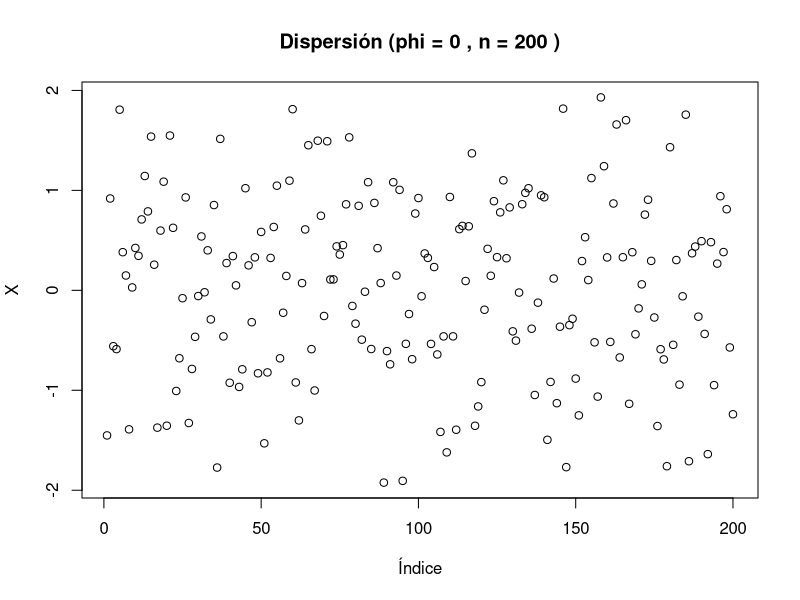
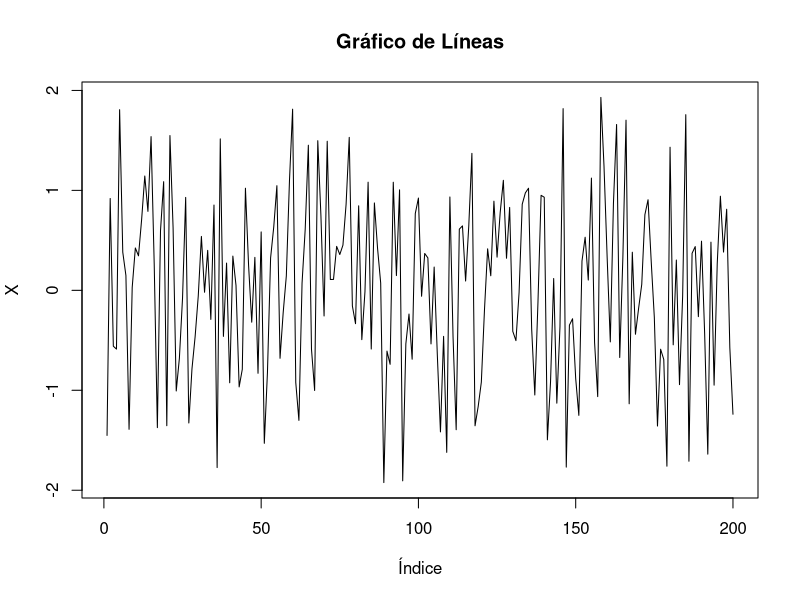
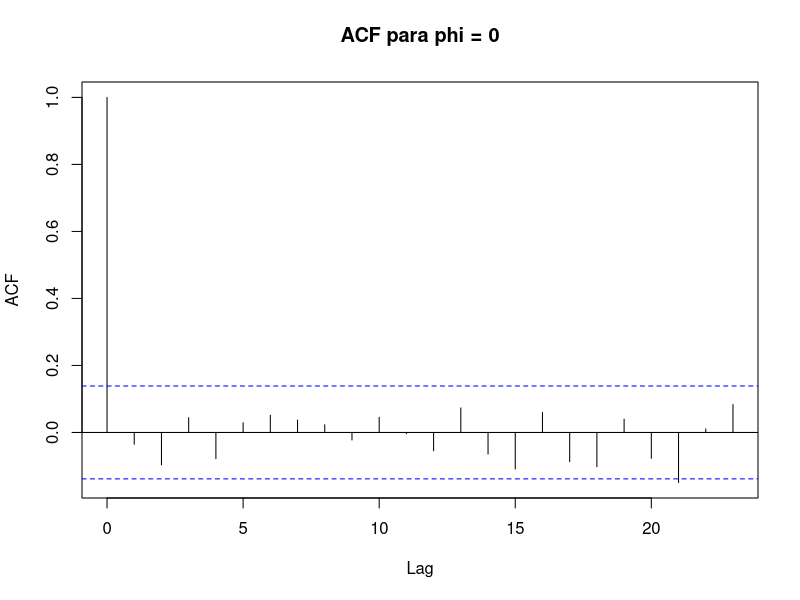
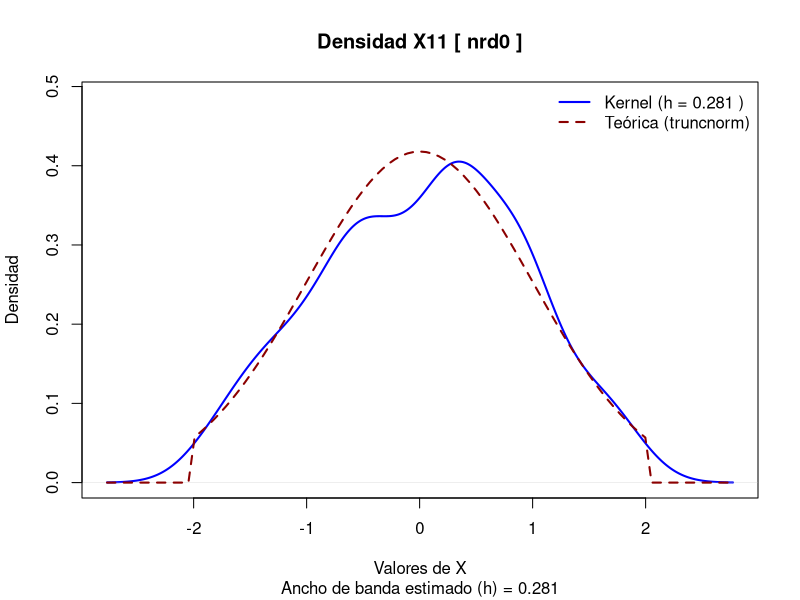
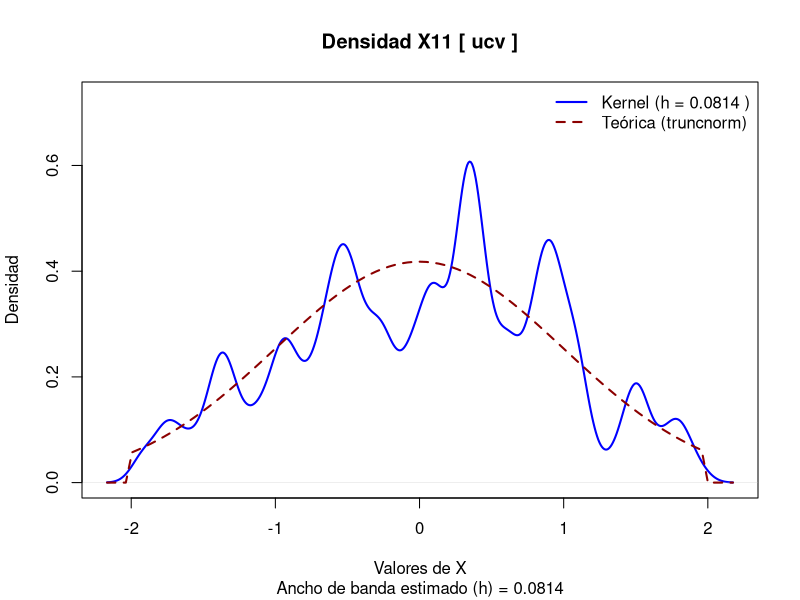
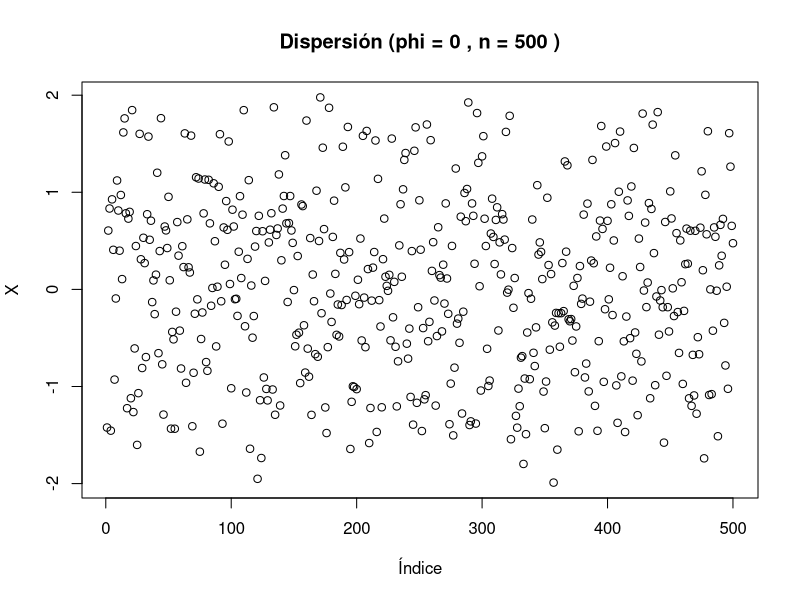
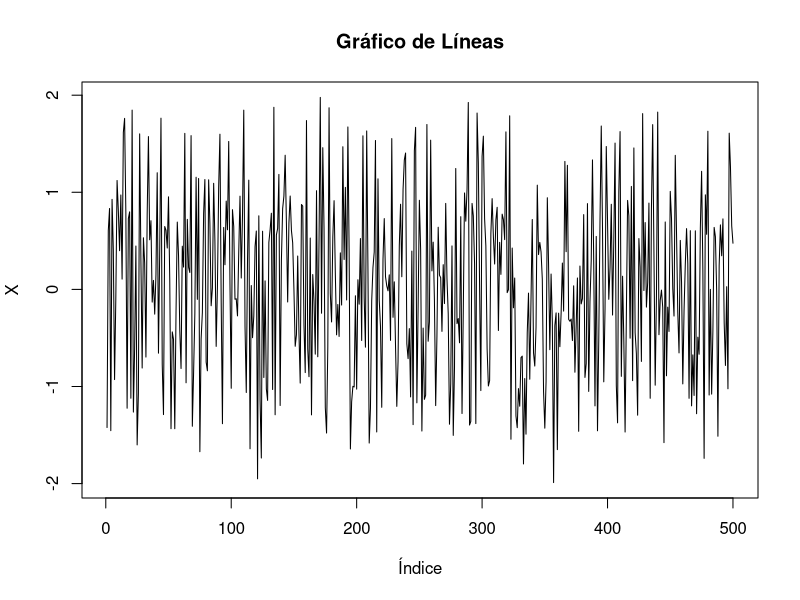
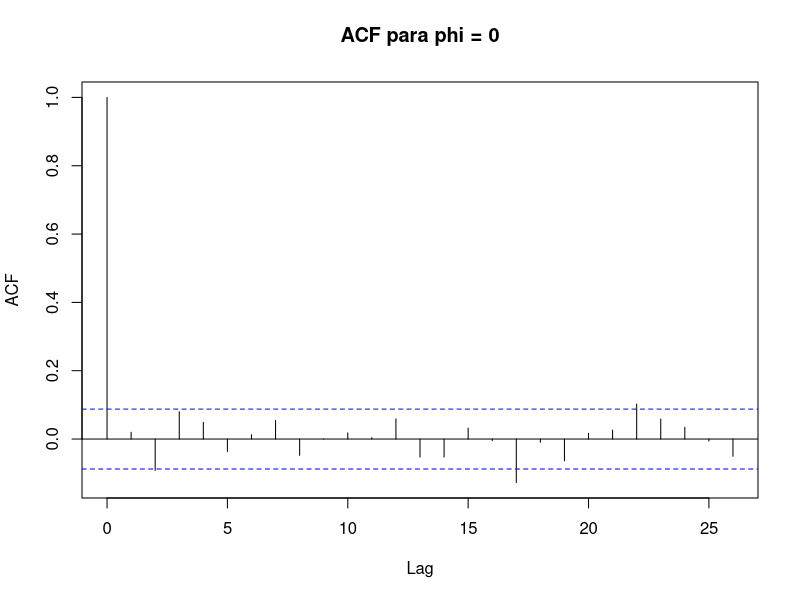

Generate these figures, in order, with R:
# ==============================================================================
# TÍTULO: Simulación de Procesos AR(1) con Distribución Normal Truncada y 
#         Comparación de Estimadores de Densidad Kernel (nrd0 vs. ucv)
#
# DESCRIPCIÓN: Este script genera series temporales con dependencia lineal AR(1)
#              transformadas a una distribución Normal Truncada mediante el 
#              método de la transformada inversa. Posteriormente, evalúa el
#              impacto del tamaño muestral (n) y el parámetro de persistencia (phi)
#              en la estimación de la densidad, comparando dos métodos de 
#              ancho de banda (h) frente a la densidad teórica real.
#
# AUTOR: [Sebastian Zabala]
# FECHA: Julio, 2026
# ==============================================================================

# ==============================================================================
# 1. PAQUETES Y CONFIGURACIÓN
# ==============================================================================
# Instala el paquete si no lo tienes: install.packages("truncnorm")
library(truncnorm)

# ==============================================================================
# 2. FUNCIÓN DE SIMULACIÓN (Normal Truncada Dependiente AR(1))
# ==============================================================================
gnormtrunc_dep <- function(nsim, phi, a, b, m, de) {
  # Generacion de AR(1)
  if (phi == 0) {
    Z <- rnorm(nsim) # Si phi es 0, es simplemente ruido blanco estandar
  } else {
    Z <- arima.sim(list(ar=phi), n=nsim) 
  }
  
  # Calculamos la varianza teórica del proceso AR(1)
  sd_Z <- if (phi == 0) 1 else sqrt(1 / (1 - phi^2))
  
  # Generar variables uniformes
  U <- pnorm(Z, mean=0, sd=sd_Z)
  
  # Soporte para la normal truncada, dependiente.
  F_a <- pnorm(a, mean = m, sd = de)
  F_b <- pnorm(b, mean = m, sd = de)
  p <- F_b - F_a
  
  # Inversa de la función de distribución (qnorm) ajustada a la escala
  X = qnorm(p * U + F_a, mean=m, sd=de)
  
  # Gráficos internos solicitados de la serie
  plot(seq(1, nsim, 1), X, xlab="Índice", ylab="X", main=paste("Dispersión (phi =", phi, ", n =", nsim, ")"))
  plot(X, type = "l", xlab="Índice", ylab="X", main="Gráfico de Líneas")
  acf(X, main=paste("ACF para phi =", phi))
  
  return(X)
}

# ==============================================================================
# 3. FUNCIÓN ASISTENTE PARA SOBREPONER DENSIDADES
# ==============================================================================
graficar_densidades_trunc <- function(X, bw_metodo, a, b, m, de, titulo = "") {
  # 1. Calcular estimación de densidad kernel
  est_dens <- density(X, bw = bw_metodo)
  
  # 2. Extraer el valor numérico de h (ancho de banda) redondeado a 4 decimales
  h_estimado <- round(est_dens$bw, 4)
  
  # 3. Graficar la estimación del Kernel incluyendo el valor de h en el título
  plot(est_dens, 
       main = paste("Densidad", titulo, "[", bw_metodo, "]"), 
       sub = paste("Ancho de banda estimado (h) =", h_estimado), # <- Esto lo muestra abajo
       col = "blue", lwd = 2, ylim = c(0, max(est_dens$y) * 1.2),
       xlab = "Valores de X", ylab = "Densidad")
  
  # 4. Sobreponer la teórica usando el paquete truncnorm
  curve(dtruncnorm(x, a = a, b = b, mean = m, sd = de), 
        col = "darkred", lwd = 2, lty = 2, add = TRUE)
  
  # 5. Leyenda explicativa enriquecida con el valor de h
  legend("topright", 
         legend = c(paste("Kernel (h =", h_estimado, ")"), "Teórica (truncnorm)"), 
         col = c("blue", "darkred"), lty = c(1, 2), lwd = 2, bty = "n")
}

# ==============================================================================
# 4. EJECUCIÓN DE SIMULACIONES Y GRÁFICOS DE COMPARACIÓN
# ==============================================================================

# ------------------------------------------------------------------------------
# Bloque 1: Simulaciones con phi = 0 y normal truncada (0,1) en (-2,2)
# ------------------------------------------------------------------------------
X11 <- gnormtrunc_dep(nsim = 200, phi= 0, a = -2, b = 2, m = 0, de = 1)
graficar_densidades_trunc(X11, "nrd0", a = -2, b = 2, m = 0, de = 1, titulo = "X11")
graficar_densidades_trunc(X11, "ucv",  a = -2, b = 2, m = 0, de = 1, titulo = "X11")

X12 <- gnormtrunc_dep(nsim = 500, phi= 0, a = -2, b = 2, m = 0, de = 1)
graficar_densidades_trunc(X12, "nrd0", a = -2, b = 2, m = 0, de = 1, titulo = "X12")
graficar_densidades_trunc(X12, "ucv",  a = -2, b = 2, m = 0, de = 1, titulo = "X12")

X13 <- gnormtrunc_dep(nsim = 1000, phi= 0, a = -2, b = 2, m = 0, de = 1)
graficar_densidades_trunc(X13, "nrd0", a = -2, b = 2, m = 0, de = 1, titulo = "X13")
graficar_densidades_trunc(X13, "ucv",  a = -2, b = 2, m = 0, de = 1, titulo = "X13")

X14 <- gnormtrunc_dep(nsim = 2000, phi= 0, a = -2, b = 2, m = 0, de = 1)
graficar_densidades_trunc(X14, "nrd0", a = -2, b = 2, m = 0, de = 1, titulo = "X14")
graficar_densidades_trunc(X14, "ucv",  a = -2, b = 2, m = 0, de = 1, titulo = "X14")


# ------------------------------------------------------------------------------
# Bloque 2: Simulaciones con phi = 0.5 y normal truncada (0,1) en (-2,2)
# ------------------------------------------------------------------------------
X21 <- gnormtrunc_dep(nsim = 200, phi= 0.5, a = -2, b = 2, m = 0, de = 1)
graficar_densidades_trunc(X21, "nrd0", a = -2, b = 2, m = 0, de = 1, titulo = "X21")
graficar_densidades_trunc(X21, "ucv",  a = -2, b = 2, m = 0, de = 1, titulo = "X21")

X22 <- gnormtrunc_dep(nsim = 500, phi= 0.5, a = -2, b = 2, m = 0, de = 1)
graficar_densidades_trunc(X22, "nrd0", a = -2, b = 2, m = 0, de = 1, titulo = "X22")
graficar_densidades_trunc(X22, "ucv",  a = -2, b = 2, m = 0, de = 1, titulo = "X22")

X23 <- gnormtrunc_dep(nsim = 1000, phi= 0.5, a = -2, b = 2, m = 0, de = 1)
graficar_densidades_trunc(X23, "nrd0", a = -2, b = 2, m = 0, de = 1, titulo = "X23")
graficar_densidades_trunc(X23, "ucv",  a = -2, b = 2, m = 0, de = 1, titulo = "X23")

X24 <- gnormtrunc_dep(nsim = 2000, phi= 0.5, a = -2, b = 2, m = 0, de = 1)
graficar_densidades_trunc(X24, "nrd0", a = -2, b = 2, m = 0, de = 1, titulo = "X24")
graficar_densidades_trunc(X24, "ucv",  a = -2, b = 2, m = 0, de = 1, titulo = "X24") 


# ------------------------------------------------------------------------------
# Bloque 3: Simulaciones con phi = 0.9 y normal truncada (0,1) en (-2,2)
# ------------------------------------------------------------------------------
X31 <- gnormtrunc_dep(nsim = 200, phi= 0.9, a = -2, b = 2, m = 0, de = 1)
graficar_densidades_trunc(X31, "nrd0", a = -2, b = 2, m = 0, de = 1, titulo = "X31")
graficar_densidades_trunc(X31, "ucv",  a = -2, b = 2, m = 0, de = 1, titulo = "X31")

X32 <- gnormtrunc_dep(nsim = 500, phi= 0.9, a = -2, b = 2, m = 0, de = 1)
graficar_densidades_trunc(X32, "nrd0", a = -2, b = 2, m = 0, de = 1, titulo = "X32")
graficar_densidades_trunc(X32, "ucv",  a = -2, b = 2, m = 0, de = 1, titulo = "X32")

X33 <- gnormtrunc_dep(nsim = 1000, phi= 0.9, a = -2, b = 2, m = 0, de = 1)
graficar_densidades_trunc(X33, "nrd0", a = -2, b = 2, m = 0, de = 1, titulo = "X33")
graficar_densidades_trunc(X33, "ucv",  a = -2, b = 2, m = 0, de = 1, titulo = "X33")

X34 <- gnormtrunc_dep(nsim = 2000, phi= 0.9, a = -2, b = 2, m = 0, de = 1)
graficar_densidades_trunc(X34, "nrd0", a = -2, b = 2, m = 0, de = 1, titulo = "X34")
graficar_densidades_trunc(X34, "ucv",  a = -2, b = 2, m = 0, de = 1, titulo = "X34")

# # Simulaciones con phi = 0 y normal truncada (0,1) en (-2,2)
# 
# X11 <- gnormtrunc_dep(nsim = 200, phi= 0, a = -2, b = 2, m = 0, de = 1)
# 
# # Estimaciones
# 
# dsilX11 <- density(X11, bw = "nrd0"); plot(dsilX11);
# 
# # curve(dtruncnorm(X, a=-2, b=2, mean = 0, sd = 1), col = "darkred", add = TRUE)
# 
# dcvX11 <- density(X11, bw = "ucv"); plot(dcvX11)
# 
# 
# 
# X12 <- gnormtrunc_dep(nsim = 500, phi= 0, a = -2, b = 2, m = 0, de = 1)
# 
# # Estimaciones
# 
# dsilX12 <- density(X12, bw = "nrd0"); plot(dsilX12)
# 
# dcvX12 <- density(X12, bw = "ucv"); plot(dcvX12)
# 
# 
# 
# X13 <- gnormtrunc_dep(nsim = 1000, phi= 0, a = -2, b = 2, m = 0, de = 1)
# 
# # Estimaciones
# 
# dsilX13 <- density(X13, bw = "nrd0"); plot(dsilX13)
# 
# dcvX13 <- density(X13, bw = "ucv"); plot(dcvX13)
# 
# 
# 
# X14 <- gnormtrunc_dep(nsim = 2000, phi= 0, a = -2, b = 2, m = 0, de = 1)
# 
# # Estimaciones
# 
# dsilX14 <- density(X14, bw = "nrd0"); plot(dsilX14)
# 
# dcvX14 <- density(X14, bw = "ucv"); plot(dcvX14)
# 
# 
# 
# # Simulaciones con phi = 0.5 y normal truncada (0,1) en (-2,2)
# 
# X21 <- gnormtrunc_dep(nsim = 200, phi= 0.5, a = -2, b = 2, m = 0, de = 1)
# 
# dsilX21 <- density(X21, bw = "nrd0"); plot(dsilX21)
# 
# dcvX21 <- density(X21, bw = "ucv"); plot(dcvX21)
# 
# 
# 
# X22 <- gnormtrunc_dep(nsim = 500, phi= 0.5, a = -2, b = 2, m = 0, de = 1)
# 
# dsilX22 <- density(X22, bw = "nrd0"); plot(dsilX22)
# 
# dcvX22 <- density(X22, bw = "ucv"); plot(dcvX22)
# 
# 
# 
# X23 <- gnormtrunc_dep(nsim = 1000, phi= 0.5, a = -2, b = 2, m = 0, de = 1)
# 
# dsilX23 <- density(X23, bw = "nrd0"); plot(dsilX23)
# 
# dcvX23 <- density(X23, bw = "ucv"); plot(dcvX23)
# 
# 
# 
# X24 <- gnormtrunc_dep(nsim = 2000, phi= 0.5, a = -2, b = 2, m = 0, de = 1)
# 
# dsilX24 <- density(X24, bw = "nrd0"); plot(dsilX24)
# 
# dcvX24 <- density(X24, bw = "ucv"); plot(dcvX24)
# 
# 
# 
# # Simulaciones con phi = 0.9 y normal truncada (0,1) en (-2,2)
# 
# X31 <- gnormtrunc_dep(nsim = 200, phi= 0.9, a = -2, b = 2, m = 0, de = 1)
# 
# dsilX31 <- density(X31, bw = "nrd0"); plot(dsilX31)
# 
# dcvX31 <- density(X31, bw = "ucv"); plot(dcvX31)
# 
# 
# 
# X32 <- gnormtrunc_dep(nsim = 500, phi= 0.9, a = -2, b = 2, m = 0, de = 1)
# 
# dsilX32 <- density(X32, bw = "nrd0"); plot(dsilX32)
# 
# dcvX32 <- density(X32, bw = "ucv"); plot(dcvX32)
# 
# 
# 
# X33 <- gnormtrunc_dep(nsim = 1000, phi= 0.9, a = -2, b = 2, m = 0, de = 1)
# 
# dsilX33 <- density(X33, bw = "nrd0"); plot(dsilX33)
# 
# dcvX33 <- density(X33, bw = "ucv"); plot(dcvX33)
# 
# 
# 
# X34 <- gnormtrunc_dep(nsim = 2000, phi= 0.9, a = -2, b = 2, m = 0, de = 1)
# 
# dsilX34 <- density(X34, bw = "nrd0"); plot(dsilX34)
# 
# dcvX34 <- density(X34, bw = "ucv"); plot(dcvX34)
